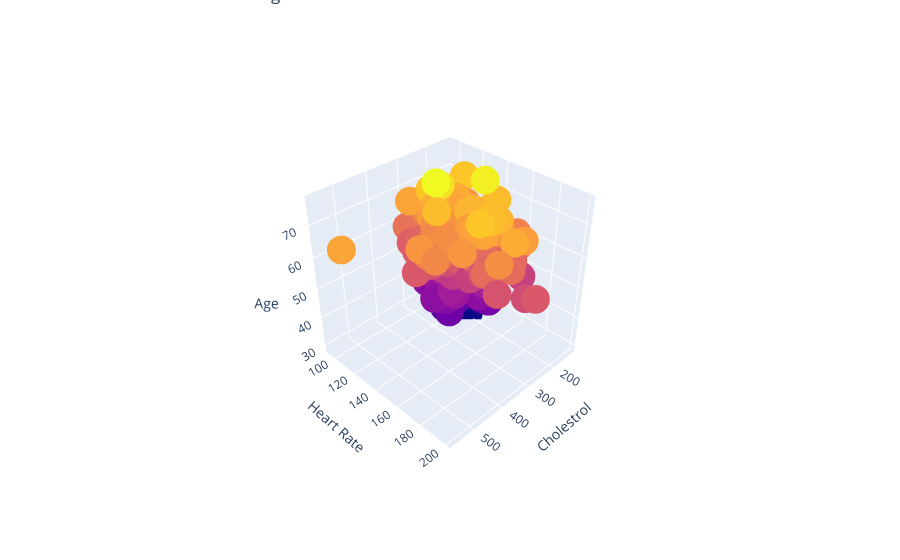

Write notebook code for a chart like this one.
### Markdown cell above
In the above Boxen plot between Target and a Blood disorder called Thalessemia, It can be easily inferred that the patients suffering from heart diseases have low chances of also suffering from thalessemia in comparison to the patients who are less likely to suffer from the heart diseases. Hence, It is also a good feature to classify heart diseases.

### Code cell
trace = go.Scatter3d(
    x = data['chol'],
    y = data['trestbps'],
    z = data['age'],
    name = 'Marvel',
    mode = 'markers',
    marker = dict(
         size = 10,
         color = data['age']
    )
)

df = [trace]

layout = go.Layout(
    title = 'Cholestrol vs Heart Rate vs Age',
    margin=dict(
        l=0,
        r=0,
        b=0,
        t=0  
    ),
    scene = dict(
            xaxis = dict(title  = 'Cholestrol'),
            yaxis = dict(title  = 'Heart Rate'),
            zaxis = dict(title  = 'Age')
        )
    
)
fig = go.Figure(data = df, layout=layout)
py.iplot(fig)

### Figure 1 — Plotly figure (JSON) as saved in the notebook; plotly's stock layout.template omitted (floating-point values rounded to 4 significant figures; data arrays with more than 128 entries replaced by an {"elided": "..."} marker saying what was removed)
{"data": [{"marker": {"color": {"elided": "303 int values"}, "size": 10}, "mode": "markers", "name": "Marvel", "type": "scatter3d", "x": {"elided": "303 int values"}, "y": {"elided": "303 int values"}, "z": {"elided": "303 int values"}}], "layout": {"autosize": true, "margin": {"b": 0, "l": 0, "r": 0, "t": 0}, "scene": {"aspectmode": "auto", "aspectratio": {"x": 1, "y": 1, "z": 1}, "camera": {"center": {"x": 0, "y": 0, "z": 0}, "eye": {"x": 2.062, "y": 2.062, "z": 2.062}, "projection": {"type": "perspective"}, "up": {"x": 0, "y": 0, "z": 1}}, "xaxis": {"title": {"text": "Cholestrol"}, "type": "linear"}, "yaxis": {"title": {"text": "Heart Rate"}, "type": "linear"}, "zaxis": {"title": {"text": "Age"}, "type": "linear"}}, "title": {"text": "Cholestrol vs Heart Rate vs Age"}}}
